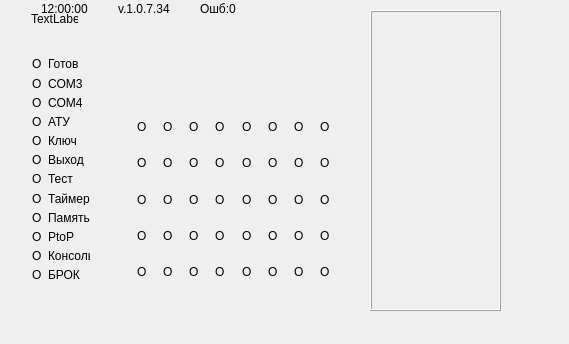
<?xml version="1.0" encoding="UTF-8"?>
<ui version="4.0">
 <class>bmInfoWidget</class>
 <widget class="QWidget" name="bmInfoWidget">
  <property name="geometry">
   <rect>
    <x>0</x>
    <y>0</y>
    <width>569</width>
    <height>344</height>
   </rect>
  </property>
  <property name="windowTitle">
   <string>Form</string>
  </property>
  <widget class="QFrame" name="frame">
   <property name="geometry">
    <rect>
     <x>370</x>
     <y>10</y>
     <width>131</width>
     <height>301</height>
    </rect>
   </property>
   <property name="frameShape">
    <enum>QFrame::Box</enum>
   </property>
   <property name="frameShadow">
    <enum>QFrame::Raised</enum>
   </property>
  </widget>
  <widget class="QWidget" name="layoutWidget">
   <property name="geometry">
    <rect>
     <x>137</x>
     <y>81</y>
     <width>201</width>
     <height>201</height>
    </rect>
   </property>
   <layout class="QGridLayout" name="gridLayout">
    <property name="leftMargin">
     <number>0</number>
    </property>
    <property name="topMargin">
     <number>0</number>
    </property>
    <property name="rightMargin">
     <number>0</number>
    </property>
    <property name="bottomMargin">
     <number>0</number>
    </property>
    <property name="horizontalSpacing">
     <number>8</number>
    </property>
    <property name="verticalSpacing">
     <number>16</number>
    </property>
    <item row="0" column="0">
     <widget class="QLabel" name="label_mt1">
      <property name="minimumSize">
       <size>
        <width>15</width>
        <height>15</height>
       </size>
      </property>
      <property name="text">
       <string/>
      </property>
     </widget>
    </item>
    <item row="0" column="1">
     <widget class="QLabel" name="label_mt2">
      <property name="minimumSize">
       <size>
        <width>15</width>
        <height>15</height>
       </size>
      </property>
      <property name="text">
       <string/>
      </property>
     </widget>
    </item>
    <item row="0" column="2">
     <widget class="QLabel" name="label_mt3">
      <property name="minimumSize">
       <size>
        <width>15</width>
        <height>15</height>
       </size>
      </property>
      <property name="text">
       <string/>
      </property>
     </widget>
    </item>
    <item row="0" column="3">
     <widget class="QLabel" name="label_mt4">
      <property name="minimumSize">
       <size>
        <width>15</width>
        <height>15</height>
       </size>
      </property>
      <property name="text">
       <string/>
      </property>
     </widget>
    </item>
    <item row="0" column="4">
     <widget class="QLabel" name="label_mt5">
      <property name="minimumSize">
       <size>
        <width>15</width>
        <height>15</height>
       </size>
      </property>
      <property name="text">
       <string/>
      </property>
     </widget>
    </item>
    <item row="0" column="5">
     <widget class="QLabel" name="label_mt6">
      <property name="minimumSize">
       <size>
        <width>15</width>
        <height>15</height>
       </size>
      </property>
      <property name="text">
       <string/>
      </property>
     </widget>
    </item>
    <item row="0" column="6">
     <widget class="QLabel" name="label_mt7">
      <property name="minimumSize">
       <size>
        <width>15</width>
        <height>15</height>
       </size>
      </property>
      <property name="text">
       <string/>
      </property>
     </widget>
    </item>
    <item row="0" column="7">
     <widget class="QLabel" name="label_mt8">
      <property name="minimumSize">
       <size>
        <width>15</width>
        <height>15</height>
       </size>
      </property>
      <property name="text">
       <string/>
      </property>
     </widget>
    </item>
    <item row="1" column="0">
     <widget class="QLabel" name="label_mt9">
      <property name="text">
       <string>О</string>
      </property>
     </widget>
    </item>
    <item row="1" column="1">
     <widget class="QLabel" name="label_mt10">
      <property name="text">
       <string>О</string>
      </property>
     </widget>
    </item>
    <item row="1" column="2">
     <widget class="QLabel" name="label_mt11">
      <property name="text">
       <string>О</string>
      </property>
     </widget>
    </item>
    <item row="1" column="3">
     <widget class="QLabel" name="label_mt12">
      <property name="text">
       <string>О</string>
      </property>
     </widget>
    </item>
    <item row="1" column="4">
     <widget class="QLabel" name="label_mt13">
      <property name="text">
       <string>О</string>
      </property>
     </widget>
    </item>
    <item row="1" column="5">
     <widget class="QLabel" name="label_mt14">
      <property name="text">
       <string>О</string>
      </property>
     </widget>
    </item>
    <item row="1" column="6">
     <widget class="QLabel" name="label_mt15">
      <property name="text">
       <string>О</string>
      </property>
     </widget>
    </item>
    <item row="1" column="7">
     <widget class="QLabel" name="label_mt16">
      <property name="text">
       <string>О</string>
      </property>
     </widget>
    </item>
    <item row="2" column="0">
     <widget class="QLabel" name="label_mt17">
      <property name="text">
       <string>О</string>
      </property>
     </widget>
    </item>
    <item row="2" column="1">
     <widget class="QLabel" name="label_mt18">
      <property name="text">
       <string>О</string>
      </property>
     </widget>
    </item>
    <item row="2" column="2">
     <widget class="QLabel" name="label_mt19">
      <property name="text">
       <string>О</string>
      </property>
     </widget>
    </item>
    <item row="2" column="3">
     <widget class="QLabel" name="label_mt20">
      <property name="text">
       <string>О</string>
      </property>
     </widget>
    </item>
    <item row="2" column="4">
     <widget class="QLabel" name="label_mt21">
      <property name="text">
       <string>О</string>
      </property>
     </widget>
    </item>
    <item row="2" column="5">
     <widget class="QLabel" name="label_mt22">
      <property name="text">
       <string>О</string>
      </property>
     </widget>
    </item>
    <item row="2" column="6">
     <widget class="QLabel" name="label_mt23">
      <property name="text">
       <string>О</string>
      </property>
     </widget>
    </item>
    <item row="2" column="7">
     <widget class="QLabel" name="label_mt24">
      <property name="text">
       <string>О</string>
      </property>
     </widget>
    </item>
    <item row="3" column="0">
     <widget class="QLabel" name="label_mt25">
      <property name="text">
       <string>О</string>
      </property>
     </widget>
    </item>
    <item row="3" column="1">
     <widget class="QLabel" name="label_mt26">
      <property name="text">
       <string>О</string>
      </property>
     </widget>
    </item>
    <item row="3" column="2">
     <widget class="QLabel" name="label_mt27">
      <property name="text">
       <string>О</string>
      </property>
     </widget>
    </item>
    <item row="3" column="3">
     <widget class="QLabel" name="label_mt28">
      <property name="text">
       <string>О</string>
      </property>
     </widget>
    </item>
    <item row="3" column="4">
     <widget class="QLabel" name="label_mt29">
      <property name="text">
       <string>О</string>
      </property>
     </widget>
    </item>
    <item row="3" column="5">
     <widget class="QLabel" name="label_mt30">
      <property name="text">
       <string>О</string>
      </property>
     </widget>
    </item>
    <item row="3" column="6">
     <widget class="QLabel" name="label_mt31">
      <property name="text">
       <string>О</string>
      </property>
     </widget>
    </item>
    <item row="3" column="7">
     <widget class="QLabel" name="label_mt33">
      <property name="text">
       <string>О</string>
      </property>
     </widget>
    </item>
    <item row="4" column="0">
     <widget class="QLabel" name="label_mt33_2">
      <property name="text">
       <string>О</string>
      </property>
     </widget>
    </item>
    <item row="4" column="1">
     <widget class="QLabel" name="label_mt34">
      <property name="text">
       <string>О</string>
      </property>
     </widget>
    </item>
    <item row="4" column="2">
     <widget class="QLabel" name="label_mt35">
      <property name="text">
       <string>О</string>
      </property>
     </widget>
    </item>
    <item row="4" column="3">
     <widget class="QLabel" name="label_mt36">
      <property name="text">
       <string>О</string>
      </property>
     </widget>
    </item>
    <item row="4" column="4">
     <widget class="QLabel" name="label_mt37">
      <property name="text">
       <string>О</string>
      </property>
     </widget>
    </item>
    <item row="4" column="5">
     <widget class="QLabel" name="label_mt38">
      <property name="text">
       <string>О</string>
      </property>
     </widget>
    </item>
    <item row="4" column="6">
     <widget class="QLabel" name="label_mt39">
      <property name="text">
       <string>О</string>
      </property>
     </widget>
    </item>
    <item row="4" column="7">
     <widget class="QLabel" name="label_40">
      <property name="text">
       <string>О</string>
      </property>
     </widget>
    </item>
    <item row="5" column="0">
     <widget class="QLabel" name="label_mt41">
      <property name="text">
       <string>О</string>
      </property>
     </widget>
    </item>
    <item row="5" column="1">
     <widget class="QLabel" name="label_mt42">
      <property name="text">
       <string>О</string>
      </property>
     </widget>
    </item>
    <item row="5" column="2">
     <widget class="QLabel" name="label_mt43">
      <property name="text">
       <string>О</string>
      </property>
     </widget>
    </item>
    <item row="5" column="3">
     <widget class="QLabel" name="label_mt44">
      <property name="text">
       <string>О</string>
      </property>
     </widget>
    </item>
    <item row="5" column="4">
     <widget class="QLabel" name="label_mt45">
      <property name="text">
       <string>О</string>
      </property>
     </widget>
    </item>
    <item row="5" column="5">
     <widget class="QLabel" name="label_mt46">
      <property name="text">
       <string>О</string>
      </property>
     </widget>
    </item>
    <item row="5" column="6">
     <widget class="QLabel" name="label_mt47">
      <property name="text">
       <string>О</string>
      </property>
     </widget>
    </item>
    <item row="5" column="7">
     <widget class="QLabel" name="label_mt48">
      <property name="text">
       <string>О</string>
      </property>
     </widget>
    </item>
   </layout>
  </widget>
  <widget class="QLabel" name="label_">
   <property name="geometry">
    <rect>
     <x>31</x>
     <y>11</y>
     <width>47</width>
     <height>16</height>
    </rect>
   </property>
   <property name="text">
    <string>TextLabel</string>
   </property>
  </widget>
  <widget class="QWidget" name="layoutWidget">
   <property name="geometry">
    <rect>
     <x>0</x>
     <y>0</y>
     <width>236</width>
     <height>18</height>
    </rect>
   </property>
   <layout class="QHBoxLayout" name="horizontalLayout">
    <property name="spacing">
     <number>30</number>
    </property>
    <item>
     <widget class="QLabel" name="label_actual">
      <property name="text">
       <string/>
      </property>
      <property name="pixmap">
       <pixmap resource="../shaper/images.qrc">:/status/images/icon_grn.ico</pixmap>
      </property>
     </widget>
    </item>
    <item>
     <widget class="QLabel" name="label_last">
      <property name="text">
       <string>12:00:00</string>
      </property>
     </widget>
    </item>
    <item>
     <widget class="QLabel" name="label_version">
      <property name="text">
       <string>v.1.0.7.34</string>
      </property>
     </widget>
    </item>
    <item>
     <widget class="QLabel" name="label_errors">
      <property name="text">
       <string>Ошб:0</string>
      </property>
     </widget>
    </item>
   </layout>
  </widget>
  <widget class="QWidget" name="layoutWidget">
   <property name="geometry">
    <rect>
     <x>32</x>
     <y>57</y>
     <width>58</width>
     <height>224</height>
    </rect>
   </property>
   <layout class="QGridLayout" name="gridLayout_2">
    <item row="0" column="0">
     <widget class="QLabel" name="label_ready">
      <property name="text">
       <string>О</string>
      </property>
     </widget>
    </item>
    <item row="0" column="1">
     <widget class="QLabel" name="label_7">
      <property name="text">
       <string>Готов</string>
      </property>
     </widget>
    </item>
    <item row="1" column="0">
     <widget class="QLabel" name="label_COM3">
      <property name="text">
       <string>О</string>
      </property>
     </widget>
    </item>
    <item row="1" column="1">
     <widget class="QLabel" name="label_20">
      <property name="text">
       <string>COM3</string>
      </property>
     </widget>
    </item>
    <item row="2" column="0">
     <widget class="QLabel" name="label_COM4">
      <property name="text">
       <string>О</string>
      </property>
     </widget>
    </item>
    <item row="2" column="1">
     <widget class="QLabel" name="label_21">
      <property name="text">
       <string>COM4</string>
      </property>
     </widget>
    </item>
    <item row="3" column="0">
     <widget class="QLabel" name="label_ATU">
      <property name="text">
       <string>О</string>
      </property>
     </widget>
    </item>
    <item row="3" column="1">
     <widget class="QLabel" name="label_22">
      <property name="text">
       <string>АТУ</string>
      </property>
     </widget>
    </item>
    <item row="4" column="0">
     <widget class="QLabel" name="label_Key">
      <property name="text">
       <string>О</string>
      </property>
     </widget>
    </item>
    <item row="4" column="1">
     <widget class="QLabel" name="label_23">
      <property name="text">
       <string>Ключ</string>
      </property>
     </widget>
    </item>
    <item row="5" column="0">
     <widget class="QLabel" name="label_Out">
      <property name="text">
       <string>О</string>
      </property>
     </widget>
    </item>
    <item row="5" column="1">
     <widget class="QLabel" name="label_24">
      <property name="text">
       <string>Выход</string>
      </property>
     </widget>
    </item>
    <item row="6" column="0">
     <widget class="QLabel" name="label_Test">
      <property name="text">
       <string>О</string>
      </property>
     </widget>
    </item>
    <item row="6" column="1">
     <widget class="QLabel" name="label_25">
      <property name="text">
       <string>Тест</string>
      </property>
     </widget>
    </item>
    <item row="7" column="0">
     <widget class="QLabel" name="label_Timer">
      <property name="text">
       <string>О</string>
      </property>
     </widget>
    </item>
    <item row="7" column="1">
     <widget class="QLabel" name="label_26">
      <property name="text">
       <string>Таймер</string>
      </property>
     </widget>
    </item>
    <item row="8" column="0">
     <widget class="QLabel" name="label_Mem">
      <property name="text">
       <string>О</string>
      </property>
     </widget>
    </item>
    <item row="8" column="1">
     <widget class="QLabel" name="label_27">
      <property name="text">
       <string>Память</string>
      </property>
     </widget>
    </item>
    <item row="9" column="0">
     <widget class="QLabel" name="label_PNP">
      <property name="text">
       <string>О</string>
      </property>
     </widget>
    </item>
    <item row="9" column="1">
     <widget class="QLabel" name="label_28">
      <property name="text">
       <string>PtoP</string>
      </property>
     </widget>
    </item>
    <item row="10" column="0">
     <widget class="QLabel" name="label_consol">
      <property name="text">
       <string>О</string>
      </property>
     </widget>
    </item>
    <item row="10" column="1">
     <widget class="QLabel" name="label_29">
      <property name="text">
       <string>Консоль</string>
      </property>
     </widget>
    </item>
    <item row="11" column="0">
     <widget class="QLabel" name="label_OTU">
      <property name="text">
       <string>О</string>
      </property>
     </widget>
    </item>
    <item row="11" column="1">
     <widget class="QLabel" name="label_30">
      <property name="text">
       <string>БРОК</string>
      </property>
     </widget>
    </item>
   </layout>
  </widget>
 </widget>
 <resources>
  <include location="../shaper/images.qrc"/>
 </resources>
 <connections/>
</ui>
